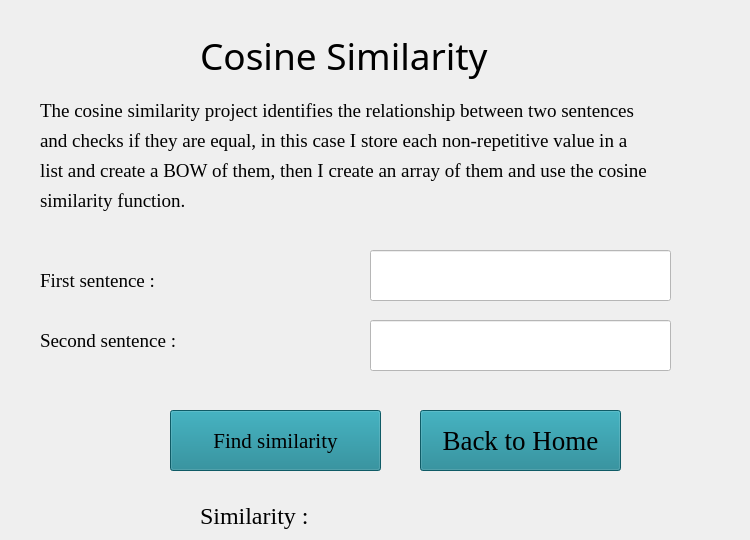
    <widget class="QWidget" name="cosine_page">
     <widget class="QLabel" name="label_3">
      <property name="geometry">
       <rect>
        <x>200</x>
        <y>30</y>
        <width>331</width>
        <height>51</height>
       </rect>
      </property>
      <property name="font">
       <font>
        <family>MingLiU-ExtB</family>
        <pointsize>28</pointsize>
       </font>
      </property>
      <property name="text">
       <string>Cosine Similarity</string>
      </property>
     </widget>
     <widget class="QLabel" name="label_4">
      <property name="geometry">
       <rect>
        <x>40</x>
        <y>90</y>
        <width>681</width>
        <height>41</height>
       </rect>
      </property>
      <property name="font">
       <font>
        <family>Georgia</family>
        <pointsize>14</pointsize>
       </font>
      </property>
      <property name="text">
       <string>The cosine similarity project identifies the relationship between two sentences</string>
      </property>
     </widget>
     <widget class="QLabel" name="label_5">
      <property name="geometry">
       <rect>
        <x>40</x>
        <y>120</y>
        <width>681</width>
        <height>41</height>
       </rect>
      </property>
      <property name="font">
       <font>
        <family>Georgia</family>
        <pointsize>14</pointsize>
       </font>
      </property>
      <property name="text">
       <string>and checks if they are equal, in this case I store each non-repetitive value in a </string>
      </property>
     </widget>
     <widget class="QLabel" name="label_6">
      <property name="geometry">
       <rect>
        <x>40</x>
        <y>150</y>
        <width>701</width>
        <height>41</height>
       </rect>
      </property>
      <property name="font">
       <font>
        <family>Georgia</family>
        <pointsize>14</pointsize>
       </font>
      </property>
      <property name="text">
       <string>list and create a BOW of them, then I create an array of them and use the cosine</string>
      </property>
     </widget>
     <widget class="QLabel" name="label_7">
      <property name="geometry">
       <rect>
        <x>40</x>
        <y>180</y>
        <width>671</width>
        <height>41</height>
       </rect>
      </property>
      <property name="font">
       <font>
        <family>Georgia</family>
        <pointsize>14</pointsize>
       </font>
      </property>
      <property name="text">
       <string>similarity function.</string>
      </property>
     </widget>
     <widget class="QLabel" name="label_8">
      <property name="geometry">
       <rect>
        <x>40</x>
        <y>260</y>
        <width>221</width>
        <height>41</height>
       </rect>
      </property>
      <property name="font">
       <font>
        <family>Georgia</family>
        <pointsize>14</pointsize>
       </font>
      </property>
      <property name="text">
       <string>First sentence : </string>
      </property>
     </widget>
     <widget class="QLabel" name="label_9">
      <property name="geometry">
       <rect>
        <x>40</x>
        <y>320</y>
        <width>221</width>
        <height>41</height>
       </rect>
      </property>
      <property name="font">
       <font>
        <family>Georgia</family>
        <pointsize>14</pointsize>
       </font>
      </property>
      <property name="text">
       <string>Second sentence : </string>
      </property>
     </widget>
     <widget class="QPushButton" name="similar_btn">
      <property name="geometry">
       <rect>
        <x>170</x>
        <y>410</y>
        <width>211</width>
        <height>61</height>
       </rect>
      </property>
      <property name="font">
       <font>
        <family>Georgia</family>
        <pointsize>16</pointsize>
       </font>
      </property>
      <property name="styleSheet">
       <string notr="true">background-color:#157f8f</string>
      </property>
      <property name="text">
       <string>Find similarity</string>
      </property>
     </widget>
     <widget class="QLabel" name="label_10">
      <property name="geometry">
       <rect>
        <x>200</x>
        <y>500</y>
        <width>161</width>
        <height>31</height>
       </rect>
      </property>
      <property name="font">
       <font>
        <family>Georgia</family>
        <pointsize>18</pointsize>
       </font>
      </property>
      <property name="text">
       <string>Similarity :</string>
      </property>
     </widget>
     <widget class="QLabel" name="similar">
      <property name="geometry">
       <rect>
        <x>350</x>
        <y>500</y>
        <width>301</width>
        <height>31</height>
       </rect>
      </property>
      <property name="palette">
       <palette>
        <active>
         <colorrole role="WindowText">
          <brush brushstyle="SolidPattern">
           <color alpha="255">
            <red>170</red>
            <green>49</green>
            <blue>38</blue>
           </color>
          </brush>
         </colorrole>
        </active>
        <inactive>
         <colorrole role="WindowText">
          <brush brushstyle="SolidPattern">
           <color alpha="255">
            <red>170</red>
            <green>49</green>
            <blue>38</blue>
           </color>
          </brush>
         </colorrole>
        </inactive>
        <disabled>
         <colorrole role="WindowText">
          <brush brushstyle="SolidPattern">
           <color alpha="255">
            <red>0</red>
            <green>0</green>
            <blue>0</blue>
           </color>
          </brush>
         </colorrole>
        </disabled>
       </palette>
      </property>
      <property name="font">
       <font>
        <family>Georgia</family>
        <pointsize>20</pointsize>
       </font>
      </property>
      <property name="text">
       <string/>
      </property>
     </widget>
     <widget class="QLineEdit" name="sent_1">
      <property name="geometry">
       <rect>
        <x>370</x>
        <y>250</y>
        <width>301</width>
        <height>51</height>
       </rect>
      </property>
      <property name="palette">
       <palette>
        <active>
         <colorrole role="WindowText">
          <brush brushstyle="SolidPattern">
           <color alpha="255">
            <red>0</red>
            <green>0</green>
            <blue>0</blue>
           </color>
          </brush>
         </colorrole>
         <colorrole role="Button">
          <brush brushstyle="SolidPattern">
           <color alpha="255">
            <red>255</red>
            <green>255</green>
            <blue>255</blue>
           </color>
          </brush>
         </colorrole>
         <colorrole role="Light">
          <brush brushstyle="SolidPattern">
           <color alpha="255">
            <red>255</red>
            <green>255</green>
            <blue>255</blue>
           </color>
          </brush>
         </colorrole>
         <colorrole role="Midlight">
          <brush brushstyle="SolidPattern">
           <color alpha="255">
            <red>255</red>
            <green>255</green>
            <blue>255</blue>
           </color>
          </brush>
         </colorrole>
         <colorrole role="Dark">
          <brush brushstyle="SolidPattern">
           <color alpha="255">
            <red>127</red>
            <green>127</green>
            <blue>127</blue>
           </color>
          </brush>
         </colorrole>
         <colorrole role="Mid">
          <brush brushstyle="SolidPattern">
           <color alpha="255">
            <red>170</red>
            <green>170</green>
            <blue>170</blue>
           </color>
          </brush>
         </colorrole>
         <colorrole role="Text">
          <brush brushstyle="SolidPattern">
           <color alpha="255">
            <red>0</red>
            <green>0</green>
            <blue>0</blue>
           </color>
          </brush>
         </colorrole>
         <colorrole role="BrightText">
          <brush brushstyle="SolidPattern">
           <color alpha="255">
            <red>255</red>
            <green>255</green>
            <blue>255</blue>
           </color>
          </brush>
         </colorrole>
         <colorrole role="ButtonText">
          <brush brushstyle="SolidPattern">
           <color alpha="255">
            <red>0</red>
            <green>0</green>
            <blue>0</blue>
           </color>
          </brush>
         </colorrole>
         <colorrole role="Base">
          <brush brushstyle="SolidPattern">
           <color alpha="255">
            <red>255</red>
            <green>255</green>
            <blue>255</blue>
           </color>
          </brush>
         </colorrole>
         <colorrole role="Window">
          <brush brushstyle="SolidPattern">
           <color alpha="255">
            <red>255</red>
            <green>255</green>
            <blue>255</blue>
           </color>
          </brush>
         </colorrole>
         <colorrole role="Shadow">
          <brush brushstyle="SolidPattern">
           <color alpha="255">
            <red>0</red>
            <green>0</green>
            <blue>0</blue>
           </color>
          </brush>
         </colorrole>
         <colorrole role="AlternateBase">
          <brush brushstyle="SolidPattern">
           <color alpha="255">
            <red>255</red>
            <green>255</green>
            <blue>255</blue>
           </color>
          </brush>
         </colorrole>
         <colorrole role="ToolTipBase">
          <brush brushstyle="SolidPattern">
           <color alpha="255">
            <red>255</red>
            <green>255</green>
            <blue>220</blue>
           </color>
          </brush>
         </colorrole>
         <colorrole role="ToolTipText">
          <brush brushstyle="SolidPattern">
           <color alpha="255">
            <red>0</red>
            <green>0</green>
            <blue>0</blue>
           </color>
          </brush>
         </colorrole>
         <colorrole role="PlaceholderText">
          <brush brushstyle="SolidPattern">
           <color alpha="128">
            <red>0</red>
            <green>0</green>
            <blue>0</blue>
           </color>
          </brush>
         </colorrole>
        </active>
        <inactive>
         <colorrole role="WindowText">
          <brush brushstyle="SolidPattern">
           <color alpha="255">
            <red>0</red>
            <green>0</green>
            <blue>0</blue>
           </color>
          </brush>
         </colorrole>
         <colorrole role="Button">
          <brush brushstyle="SolidPattern">
           <color alpha="255">
            <red>255</red>
            <green>255</green>
            <blue>255</blue>
           </color>
          </brush>
         </colorrole>
         <colorrole role="Light">
          <brush brushstyle="SolidPattern">
           <color alpha="255">
            <red>255</red>
            <green>255</green>
            <blue>255</blue>
           </color>
          </brush>
         </colorrole>
         <colorrole role="Midlight">
          <brush brushstyle="SolidPattern">
           <color alpha="255">
            <red>255</red>
            <green>255</green>
            <blue>255</blue>
           </color>
          </brush>
         </colorrole>
         <colorrole role="Dark">
          <brush brushstyle="SolidPattern">
           <color alpha="255">
            <red>127</red>
            <green>127</green>
            <blue>127</blue>
           </color>
          </brush>
         </colorrole>
         <colorrole role="Mid">
          <brush brushstyle="SolidPattern">
           <color alpha="255">
            <red>170</red>
            <green>170</green>
            <blue>170</blue>
           </color>
          </brush>
         </colorrole>
         <colorrole role="Text">
          <brush brushstyle="SolidPattern">
           <color alpha="255">
            <red>0</red>
            <green>0</green>
            <blue>0</blue>
           </color>
          </brush>
         </colorrole>
         <colorrole role="BrightText">
          <brush brushstyle="SolidPattern">
           <color alpha="255">
            <red>255</red>
            <green>255</green>
            <blue>255</blue>
           </color>
          </brush>
         </colorrole>
         <colorrole role="ButtonText">
          <brush brushstyle="SolidPattern">
           <color alpha="255">
            <red>0</red>
            <green>0</green>
            <blue>0</blue>
           </color>
          </brush>
         </colorrole>
         <colorrole role="Base">
          <brush brushstyle="SolidPattern">
           <color alpha="255">
            <red>255</red>
            <green>255</green>
            <blue>255</blue>
           </color>
          </brush>
         </colorrole>
         <colorrole role="Window">
          <brush brushstyle="SolidPattern">
           <color alpha="255">
            <red>255</red>
            <green>255</green>
            <blue>255</blue>
           </color>
          </brush>
         </colorrole>
         <colorrole role="Shadow">
          <brush brushstyle="SolidPattern">
           <color alpha="255">
            <red>0</red>
            <green>0</green>
            <blue>0</blue>
           </color>
          </brush>
         </colorrole>
         <colorrole role="AlternateBase">
          <brush brushstyle="SolidPattern">
           <color alpha="255">
            <red>255</red>
            <green>255</green>
            <blue>255</blue>
           </color>
          </brush>
         </colorrole>
         <colorrole role="ToolTipBase">
          <brush brushstyle="SolidPattern">
           <color alpha="255">
            <red>255</red>
            <green>255</green>
            <blue>220</blue>
           </color>
          </brush>
         </colorrole>
         <colorrole role="ToolTipText">
          <brush brushstyle="SolidPattern">
           <color alpha="255">
            <red>0</red>
            <green>0</green>
            <blue>0</blue>
           </color>
          </brush>
         </colorrole>
         <colorrole role="PlaceholderText">
          <brush brushstyle="SolidPattern">
           <color alpha="128">
            <red>0</red>
            <green>0</green>
            <blue>0</blue>
           </color>
          </brush>
         </colorrole>
        </inactive>
        <disabled>
         <colorrole role="WindowText">
          <brush brushstyle="SolidPattern">
           <color alpha="255">
            <red>127</red>
            <green>127</green>
            <blue>127</blue>
           </color>
          </brush>
         </colorrole>
         <colorrole role="Button">
          <brush brushstyle="SolidPattern">
           <color alpha="255">
            <red>255</red>
            <green>255</green>
            <blue>255</blue>
           </color>
          </brush>
         </colorrole>
         <colorrole role="Light">
          <brush brushstyle="SolidPattern">
           <color alpha="255">
            <red>255</red>
            <green>255</green>
            <blue>255</blue>
           </color>
          </brush>
         </colorrole>
         <colorrole role="Midlight">
          <brush brushstyle="SolidPattern">
           <color alpha="255">
            <red>255</red>
            <green>255</green>
            <blue>255</blue>
           </color>
          </brush>
         </colorrole>
         <colorrole role="Dark">
          <brush brushstyle="SolidPattern">
           <color alpha="255">
            <red>127</red>
            <green>127</green>
            <blue>127</blue>
           </color>
          </brush>
         </colorrole>
         <colorrole role="Mid">
          <brush brushstyle="SolidPattern">
           <color alpha="255">
            <red>170</red>
            <green>170</green>
            <blue>170</blue>
           </color>
          </brush>
         </colorrole>
         <colorrole role="Text">
          <brush brushstyle="SolidPattern">
           <color alpha="255">
            <red>127</red>
            <green>127</green>
            <blue>127</blue>
           </color>
          </brush>
         </colorrole>
         <colorrole role="BrightText">
          <brush brushstyle="SolidPattern">
           <color alpha="255">
            <red>255</red>
            <green>255</green>
            <blue>255</blue>
           </color>
          </brush>
         </colorrole>
         <colorrole role="ButtonText">
          <brush brushstyle="SolidPattern">
           <color alpha="255">
            <red>127</red>
            <green>127</green>
            <blue>127</blue>
           </color>
          </brush>
         </colorrole>
         <colorrole role="Base">
          <brush brushstyle="SolidPattern">
           <color alpha="255">
            <red>255</red>
            <green>255</green>
            <blue>255</blue>
           </color>
          </brush>
         </colorrole>
         <colorrole role="Window">
          <brush brushstyle="SolidPattern">
           <color alpha="255">
            <red>255</red>
            <green>255</green>
            <blue>255</blue>
           </color>
          </brush>
         </colorrole>
         <colorrole role="Shadow">
          <brush brushstyle="SolidPattern">
           <color alpha="255">
            <red>0</red>
            <green>0</green>
            <blue>0</blue>
           </color>
          </brush>
         </colorrole>
         <colorrole role="AlternateBase">
          <brush brushstyle="SolidPattern">
           <color alpha="255">
            <red>255</red>
            <green>255</green>
            <blue>255</blue>
           </color>
          </brush>
         </colorrole>
         <colorrole role="ToolTipBase">
          <brush brushstyle="SolidPattern">
           <color alpha="255">
            <red>255</red>
            <green>255</green>
            <blue>220</blue>
           </color>
          </brush>
         </colorrole>
         <colorrole role="ToolTipText">
          <brush brushstyle="SolidPattern">
           <color alpha="255">
            <red>0</red>
            <green>0</green>
            <blue>0</blue>
           </color>
          </brush>
         </colorrole>
         <colorrole role="PlaceholderText">
          <brush brushstyle="SolidPattern">
           <color alpha="128">
            <red>0</red>
            <green>0</green>
            <blue>0</blue>
           </color>
          </brush>
         </colorrole>
        </disabled>
       </palette>
      </property>
      <property name="font">
       <font>
        <family>Leelawadee UI</family>
        <pointsize>16</pointsize>
       </font>
      </property>
     </widget>
     <widget class="QLineEdit" name="sent_2">
      <property name="geometry">
       <rect>
        <x>370</x>
        <y>320</y>
        <width>301</width>
        <height>51</height>
       </rect>
      </property>
      <property name="palette">
       <palette>
        <active>
         <colorrole role="WindowText">
          <brush brushstyle="SolidPattern">
           <color alpha="255">
            <red>0</red>
            <green>0</green>
            <blue>0</blue>
           </color>
          </brush>
         </colorrole>
         <colorrole role="Button">
          <brush brushstyle="SolidPattern">
           <color alpha="255">
            <red>255</red>
            <green>255</green>
            <blue>255</blue>
           </color>
          </brush>
         </colorrole>
         <colorrole role="Light">
          <brush brushstyle="SolidPattern">
           <color alpha="255">
            <red>255</red>
            <green>255</green>
            <blue>255</blue>
           </color>
          </brush>
         </colorrole>
         <colorrole role="Midlight">
          <brush brushstyle="SolidPattern">
           <color alpha="255">
            <red>255</red>
            <green>255</green>
            <blue>255</blue>
           </color>
          </brush>
         </colorrole>
         <colorrole role="Dark">
          <brush brushstyle="SolidPattern">
           <color alpha="255">
            <red>127</red>
            <green>127</green>
            <blue>127</blue>
           </color>
          </brush>
         </colorrole>
         <colorrole role="Mid">
          <brush brushstyle="SolidPattern">
           <color alpha="255">
            <red>170</red>
            <green>170</green>
            <blue>170</blue>
           </color>
          </brush>
         </colorrole>
         <colorrole role="Text">
          <brush brushstyle="SolidPattern">
           <color alpha="255">
            <red>0</red>
            <green>0</green>
            <blue>0</blue>
           </color>
          </brush>
         </colorrole>
         <colorrole role="BrightText">
          <brush brushstyle="SolidPattern">
           <color alpha="255">
            <red>255</red>
            <green>255</green>
            <blue>255</blue>
           </color>
          </brush>
         </colorrole>
         <colorrole role="ButtonText">
          <brush brushstyle="SolidPattern">
           <color alpha="255">
            <red>0</red>
            <green>0</green>
            <blue>0</blue>
           </color>
          </brush>
         </colorrole>
         <colorrole role="Base">
          <brush brushstyle="SolidPattern">
           <color alpha="255">
            <red>255</red>
            <green>255</green>
            <blue>255</blue>
           </color>
          </brush>
         </colorrole>
         <colorrole role="Window">
          <brush brushstyle="SolidPattern">
           <color alpha="255">
            <red>255</red>
            <green>255</green>
            <blue>255</blue>
           </color>
          </brush>
         </colorrole>
         <colorrole role="Shadow">
          <brush brushstyle="SolidPattern">
           <color alpha="255">
            <red>0</red>
            <green>0</green>
            <blue>0</blue>
           </color>
          </brush>
         </colorrole>
         <colorrole role="AlternateBase">
          <brush brushstyle="SolidPattern">
           <color alpha="255">
            <red>255</red>
            <green>255</green>
            <blue>255</blue>
           </color>
          </brush>
         </colorrole>
         <colorrole role="ToolTipBase">
          <brush brushstyle="SolidPattern">
           <color alpha="255">
            <red>255</red>
            <green>255</green>
            <blue>220</blue>
           </color>
          </brush>
         </colorrole>
         <colorrole role="ToolTipText">
          <brush brushstyle="SolidPattern">
           <color alpha="255">
            <red>0</red>
            <green>0</green>
            <blue>0</blue>
           </color>
          </brush>
         </colorrole>
         <colorrole role="PlaceholderText">
          <brush brushstyle="SolidPattern">
           <color alpha="128">
            <red>0</red>
            <green>0</green>
            <blue>0</blue>
           </color>
          </brush>
         </colorrole>
        </active>
        <inactive>
         <colorrole role="WindowText">
          <brush brushstyle="SolidPattern">
           <color alpha="255">
            <red>0</red>
            <green>0</green>
            <blue>0</blue>
           </color>
          </brush>
         </colorrole>
         <colorrole role="Button">
          <brush brushstyle="SolidPattern">
           <color alpha="255">
            <red>255</red>
            <green>255</green>
            <blue>255</blue>
           </color>
          </brush>
         </colorrole>
         <colorrole role="Light">
          <brush brushstyle="SolidPattern">
           <color alpha="255">
            <red>255</red>
            <green>255</green>
            <blue>255</blue>
           </color>
          </brush>
         </colorrole>
         <colorrole role="Midlight">
          <brush brushstyle="SolidPattern">
           <color alpha="255">
            <red>255</red>
            <green>255</green>
            <blue>255</blue>
           </color>
          </brush>
         </colorrole>
         <colorrole role="Dark">
          <brush brushstyle="SolidPattern">
           <color alpha="255">
            <red>127</red>
            <green>127</green>
            <blue>127</blue>
           </color>
          </brush>
         </colorrole>
         <colorrole role="Mid">
          <brush brushstyle="SolidPattern">
           <color alpha="255">
            <red>170</red>
            <green>170</green>
            <blue>170</blue>
           </color>
          </brush>
         </colorrole>
         <colorrole role="Text">
          <brush brushstyle="SolidPattern">
           <color alpha="255">
            <red>0</red>
            <green>0</green>
            <blue>0</blue>
           </color>
          </brush>
         </colorrole>
         <colorrole role="BrightText">
          <brush brushstyle="SolidPattern">
           <color alpha="255">
            <red>255</red>
            <green>255</green>
            <blue>255</blue>
           </color>
          </brush>
         </colorrole>
         <colorrole role="ButtonText">
          <brush brushstyle="SolidPattern">
           <color alpha="255">
            <red>0</red>
            <green>0</green>
            <blue>0</blue>
           </color>
          </brush>
         </colorrole>
         <colorrole role="Base">
          <brush brushstyle="SolidPattern">
           <color alpha="255">
            <red>255</red>
            <green>255</green>
            <blue>255</blue>
           </color>
          </brush>
         </colorrole>
         <colorrole role="Window">
          <brush brushstyle="SolidPattern">
           <color alpha="255">
            <red>255</red>
            <green>255</green>
            <blue>255</blue>
           </color>
          </brush>
         </colorrole>
         <colorrole role="Shadow">
          <brush brushstyle="SolidPattern">
           <color alpha="255">
            <red>0</red>
            <green>0</green>
            <blue>0</blue>
           </color>
          </brush>
         </colorrole>
         <colorrole role="AlternateBase">
          <brush brushstyle="SolidPattern">
           <color alpha="255">
            <red>255</red>
            <green>255</green>
            <blue>255</blue>
           </color>
          </brush>
         </colorrole>
         <colorrole role="ToolTipBase">
          <brush brushstyle="SolidPattern">
           <color alpha="255">
            <red>255</red>
            <green>255</green>
            <blue>220</blue>
           </color>
          </brush>
         </colorrole>
         <colorrole role="ToolTipText">
          <brush brushstyle="SolidPattern">
           <color alpha="255">
            <red>0</red>
            <green>0</green>
            <blue>0</blue>
           </color>
          </brush>
         </colorrole>
         <colorrole role="PlaceholderText">
          <brush brushstyle="SolidPattern">
           <color alpha="128">
            <red>0</red>
            <green>0</green>
            <blue>0</blue>
           </color>
          </brush>
         </colorrole>
        </inactive>
        <disabled>
         <colorrole role="WindowText">
          <brush brushstyle="SolidPattern">
           <color alpha="255">
            <red>127</red>
            <green>127</green>
            <blue>127</blue>
           </color>
          </brush>
         </colorrole>
         <colorrole role="Button">
          <brush brushstyle="SolidPattern">
           <color alpha="255">
            <red>255</red>
            <green>255</green>
            <blue>255</blue>
           </color>
          </brush>
         </colorrole>
         <colorrole role="Light">
          <brush brushstyle="SolidPattern">
           <color alpha="255">
            <red>255</red>
            <green>255</green>
            <blue>255</blue>
           </color>
          </brush>
         </colorrole>
         <colorrole role="Midlight">
          <brush brushstyle="SolidPattern">
           <color alpha="255">
            <red>255</red>
            <green>255</green>
            <blue>255</blue>
           </color>
          </brush>
         </colorrole>
         <colorrole role="Dark">
          <brush brushstyle="SolidPattern">
           <color alpha="255">
            <red>127</red>
            <green>127</green>
            <blue>127</blue>
           </color>
          </brush>
         </colorrole>
         <colorrole role="Mid">
          <brush brushstyle="SolidPattern">
           <color alpha="255">
            <red>170</red>
            <green>170</green>
            <blue>170</blue>
           </color>
          </brush>
         </colorrole>
         <colorrole role="Text">
          <brush brushstyle="SolidPattern">
           <color alpha="255">
            <red>127</red>
            <green>127</green>
            <blue>127</blue>
           </color>
          </brush>
         </colorrole>
         <colorrole role="BrightText">
          <brush brushstyle="SolidPattern">
           <color alpha="255">
            <red>255</red>
            <green>255</green>
            <blue>255</blue>
           </color>
          </brush>
         </colorrole>
         <colorrole role="ButtonText">
          <brush brushstyle="SolidPattern">
           <color alpha="255">
            <red>127</red>
            <green>127</green>
            <blue>127</blue>
           </color>
          </brush>
         </colorrole>
         <colorrole role="Base">
          <brush brushstyle="SolidPattern">
           <color alpha="255">
            <red>255</red>
            <green>255</green>
            <blue>255</blue>
           </color>
          </brush>
         </colorrole>
         <colorrole role="Window">
          <brush brushstyle="SolidPattern">
           <color alpha="255">
            <red>255</red>
            <green>255</green>
            <blue>255</blue>
           </color>
          </brush>
         </colorrole>
         <colorrole role="Shadow">
          <brush brushstyle="SolidPattern">
           <color alpha="255">
            <red>0</red>
            <green>0</green>
            <blue>0</blue>
           </color>
          </brush>
         </colorrole>
         <colorrole role="AlternateBase">
          <brush brushstyle="SolidPattern">
           <color alpha="255">
            <red>255</red>
            <green>255</green>
            <blue>255</blue>
           </color>
          </brush>
         </colorrole>
         <colorrole role="ToolTipBase">
          <brush brushstyle="SolidPattern">
           <color alpha="255">
            <red>255</red>
            <green>255</green>
            <blue>220</blue>
           </color>
          </brush>
         </colorrole>
         <colorrole role="ToolTipText">
          <brush brushstyle="SolidPattern">
           <color alpha="255">
            <red>0</red>
            <green>0</green>
            <blue>0</blue>
           </color>
          </brush>
         </colorrole>
         <colorrole role="PlaceholderText">
          <brush brushstyle="SolidPattern">
           <color alpha="128">
            <red>0</red>
            <green>0</green>
            <blue>0</blue>
           </color>
          </brush>
         </colorrole>
        </disabled>
       </palette>
      </property>
      <property name="font">
       <font>
        <family>Leelawadee UI</family>
        <pointsize>16</pointsize>
       </font>
      </property>
     </widget>
     <widget class="QPushButton" name="back_from_cosine">
      <property name="geometry">
       <rect>
        <x>420</x>
        <y>410</y>
        <width>201</width>
        <height>61</height>
       </rect>
      </property>
      <property name="font">
       <font>
        <family>Georgia</family>
        <pointsize>20</pointsize>
       </font>
      </property>
      <property name="styleSheet">
       <string notr="true">background-color:#157f8f</string>
      </property>
      <property name="text">
       <string>Back to Home</string>
      </property>
     </widget>
    </widget>
